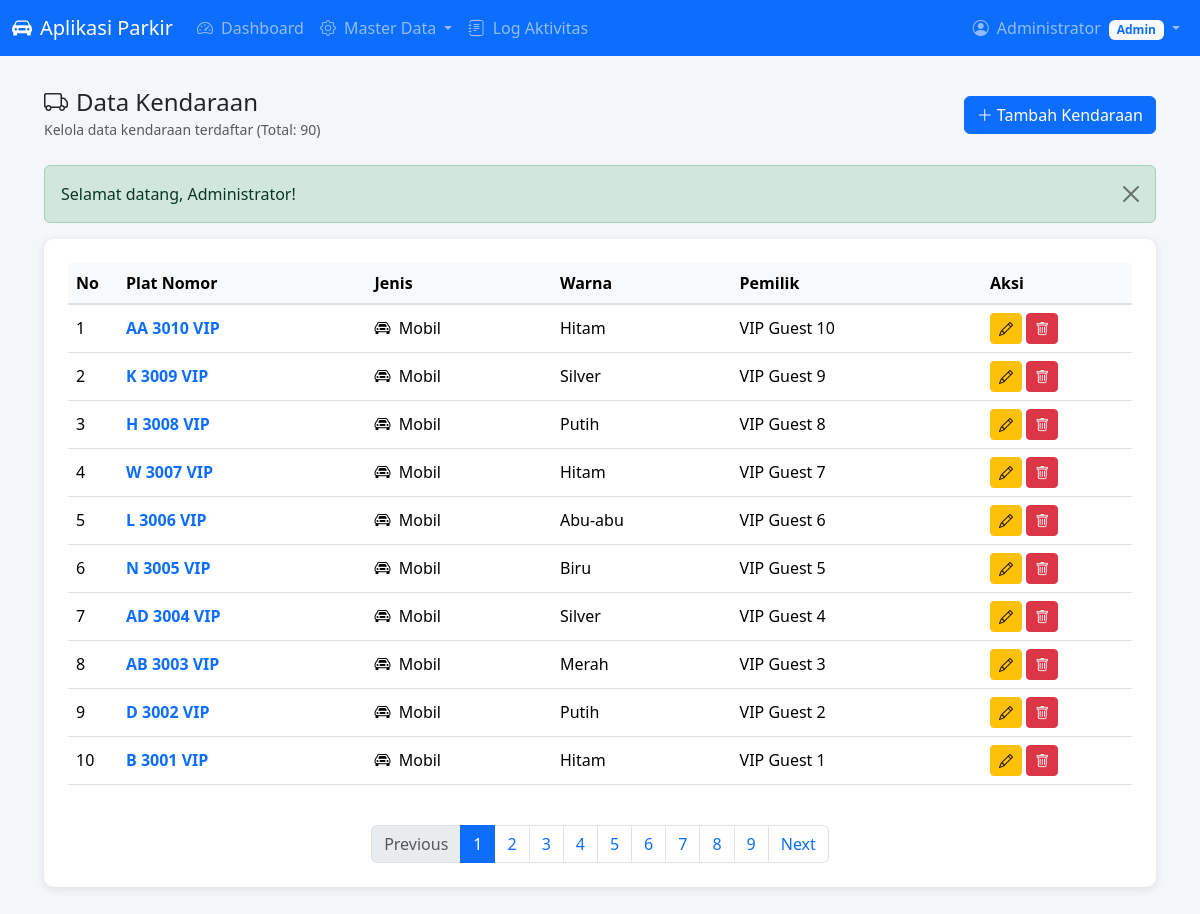
/pages/admin/kendaraan.php (signed in), run on the app's committed database.
### tables this page shows
CREATE TABLE tb_kendaraan (
    id_kendaraan INT(11) NOT NULL AUTO_INCREMENT,
    plat_nomor VARCHAR(15) NOT NULL,
    jenis_kendaraan VARCHAR(20) NOT NULL,
    warna VARCHAR(20),
    pemilik VARCHAR(100),
    id_user INT(11),
    PRIMARY KEY (id_kendaraan),
    CONSTRAINT fk_kendaraan_user 
        FOREIGN KEY (id_user) REFERENCES tb_user(id_user)
        ON DELETE SET NULL ON UPDATE CASCADE
);

### pages/admin/kendaraan.php (the view, shortened to what this page needs)
<?php
require_once __DIR__ . '/../../includes/auth_check.php';
$action = $_GET['action'] ?? 'list';
$page = isset($_GET['page']) ? (int)$_GET['page'] : 1;
$limit = 10;
$offset = ($page - 1) * $limit;
$totalData = mysqli_fetch_assoc(mysqli_query($conn, "SELECT COUNT(*) as total FROM tb_kendaraan"))['total'];
$totalPages = ceil($totalData / $limit);
$kendaraanList = mysqli_query($conn, "SELECT * FROM tb_kendaraan ORDER BY id_kendaraan DESC LIMIT $limit OFFSET $offset");
include __DIR__ . '/../../includes/header.php';
include __DIR__ . '/../../includes/navbar.php';
?>
<div class="main-content">
    <div class="container-fluid">
        <div class="d-flex justify-content-between align-items-center mb-4">
            <div>
                <h4 class="mb-0"><i class="bi bi-truck me-2"></i>Data Kendaraan</h4>
                <small class="text-muted">Kelola data kendaraan terdaftar (Total: <?= $totalData ?>)</small>
            </div>
            <?php if ($action == 'list'): ?>
            <a href="?action=add" class="btn btn-primary">
                <i class="bi bi-plus-lg me-1"></i>Tambah Kendaraan
            </a>
            <?php else: ?>
            <a href="<?= APP_URL ?>/pages/admin/kendaraan.php" class="btn btn-secondary">
                <i class="bi bi-arrow-left me-1"></i>Kembali
            </a>
            <?php endif; ?>
        </div>
        <?= getFlash() ?>
        <?php if ($action == 'list'): ?>
        <div class="table-container">
            <div class="table-responsive">
                <table class="table table-hover align-middle">
                    <thead>
                        <tr>
                            <th width="50">No</th>
                            <th>Plat Nomor</th>
                            <th>Jenis</th>
                            <th>Warna</th>
                            <th>Pemilik</th>
                            <th width="150">Aksi</th>
                        </tr>
                    </thead>
                    <tbody>
                        <?php $no = $offset + 1; while ($row = mysqli_fetch_assoc($kendaraanList)): ?>
                        <tr>
                            <td><?= $no++ ?></td>
                            <td><strong class="text-primary"><?= escape($row['plat_nomor']) ?></strong></td>
                            <td>
                                <?php
                                $icon = match($row['jenis_kendaraan']) {
                                    'motor' => 'bi-bicycle',
                                    'mobil' => 'bi-car-front',
                                    default => 'bi-truck'
                                };
                                ?>
                                <i class="bi <?= $icon ?> me-1"></i>
                                <?= ucfirst($row['jenis_kendaraan']) ?>
                            </td>
                            <td><?= escape($row['warna']) ?: '-' ?></td>
                            <td><?= escape($row['pemilik']) ?: '-' ?></td>
                            <td>
                                <a href="?action=edit&id=<?= $row['id_kendaraan'] ?>" class="btn btn-sm btn-warning">
                                    <i class="bi bi-pencil"></i>
                                </a>
                                <a href="?action=delete&id=<?= $row['id_kendaraan'] ?>" class="btn btn-sm btn-danger btn-delete">
                                    <i class="bi bi-trash"></i>
                                </a>
                            </td>
                        </tr>
                        <?php endwhile; ?>
                    </tbody>
                </table>
            </div>
            <?php if ($totalPages > 1): ?>
            <nav class="mt-4">
                <ul class="pagination justify-content-center mb-0">
                    <li class="page-item <?= $page <= 1 ? 'disabled' : '' ?>">
                        <a class="page-link" href="?page=<?= $page - 1 ?>">Previous</a>
                    </li>
                    <?php for ($i = 1; $i <= $totalPages; $i++): ?>
                    <li class="page-item <?= $i == $page ? 'active' : '' ?>">
                        <a class="page-link" href="?page=<?= $i ?>"><?= $i ?></a>
                    </li>
                    <?php endfor; ?>
                    <li class="page-item <?= $page >= $totalPages ? 'disabled' : '' ?>">
                        <a class="page-link" href="?page=<?= $page + 1 ?>">Next</a>
                    </li>
                </ul>
            </nav>
            <?php endif; ?>
        </div>
        <?php endif; ?>
    </div>
</div>
<?php include __DIR__ . '/../../includes/footer.php'; ?>

### assets/css/style.css (style rules this page uses)
:root { --primary-color: #0d6efd; --secondary-color: #6c757d; --success-color: #198754; --danger-color: #dc3545; --warning-color: #ffc107; --info-color: #0dcaf0; --light-color: #f8f9fa; --dark-color: #212529; }
body { font-family: 'Segoe UI', Tahoma, Geneva, Verdana, sans-serif; background-color: #f4f6f9; min-height: 100vh; }
.main-content { padding: 2rem; }
.table-container { background: white; border-radius: 10px; box-shadow: 0 2px 10px rgba(0, 0, 0, 0.1); padding: 1.5rem; }
.table thead th { background-color: #f8f9fa; border-bottom: 2px solid #dee2e6; font-weight: 600; }

### data on the page
tb_kendaraan: plat_nomor "AA 3010 VIP", jenis_kendaraan "Mobil", warna "Hitam", pemilik "VIP Guest 10"
tb_kendaraan: plat_nomor "K 3009 VIP", jenis_kendaraan "Mobil", warna "Silver", pemilik "VIP Guest 9"
tb_kendaraan: plat_nomor "H 3008 VIP", jenis_kendaraan "Mobil", warna "Putih", pemilik "VIP Guest 8"
tb_kendaraan: plat_nomor "W 3007 VIP", jenis_kendaraan "Mobil", warna "Hitam", pemilik "VIP Guest 7"
tb_kendaraan: plat_nomor "L 3006 VIP", jenis_kendaraan "Mobil", warna "Abu-abu", pemilik "VIP Guest 6"
tb_kendaraan: plat_nomor "N 3005 VIP", jenis_kendaraan "Mobil", warna "Biru", pemilik "VIP Guest 5"
tb_kendaraan: plat_nomor "AD 3004 VIP", jenis_kendaraan "Mobil", warna "Silver", pemilik "VIP Guest 4"
tb_kendaraan: plat_nomor "AB 3003 VIP", jenis_kendaraan "Mobil", warna "Merah", pemilik "VIP Guest 3"
tb_kendaraan: plat_nomor "D 3002 VIP", jenis_kendaraan "Mobil", warna "Putih", pemilik "VIP Guest 2"
tb_kendaraan: plat_nomor "B 3001 VIP", jenis_kendaraan "Mobil", warna "Hitam", pemilik "VIP Guest 1"

### other printed values
APP_NAME "Aplikasi Parkir"
currentUser('nama_lengkap') "Administrator"
$userRole "Admin"
$totalData "90"
$flash['message'] "Selamat datang, Administrator!"
